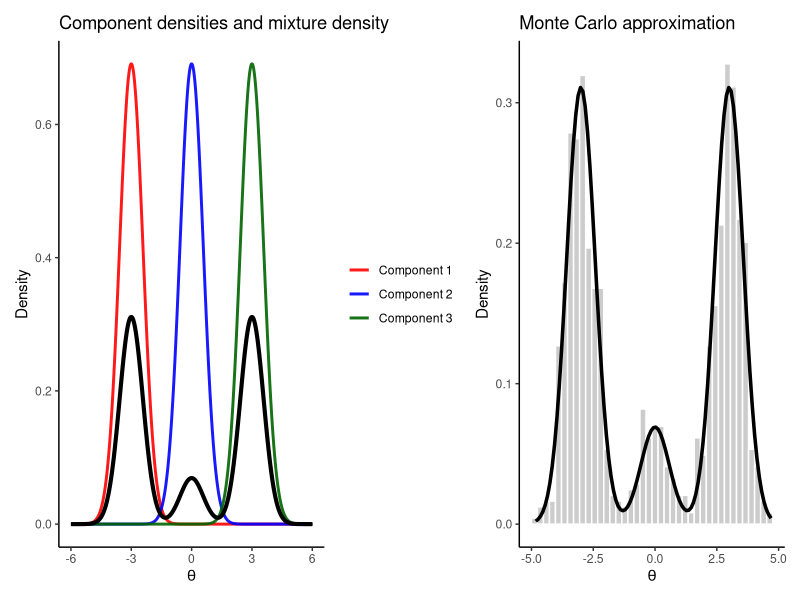
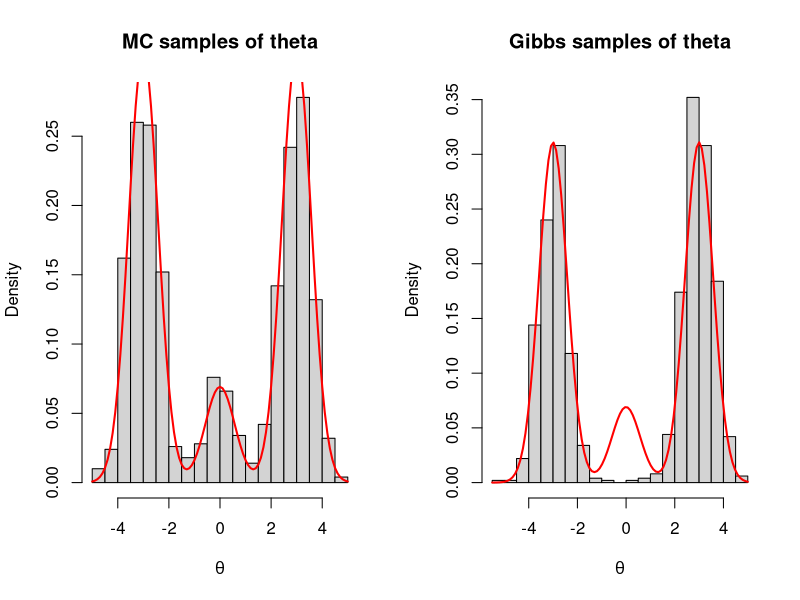
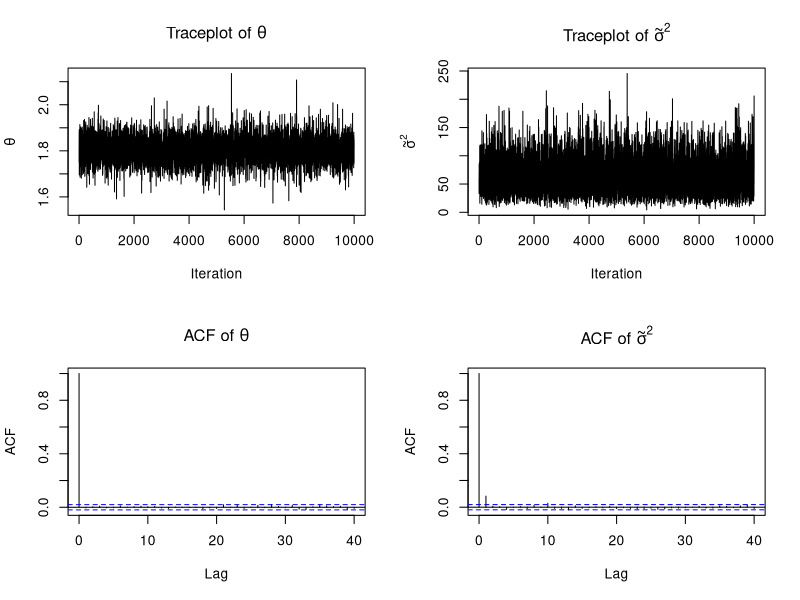

Recreate these plots in R, in order.
## ---- chunk 1

library(ggplot2)
library(patchwork)

set.seed(8310)

# --------------------------------------------------
# Parameters of the three-component mixture
# --------------------------------------------------
mu <- c(-3, 0, 3)
sigma <- sqrt(1 / 3)
p <- c(0.45, 0.10, 0.45)

# --------------------------------------------------
# Grid for exact density plots
# --------------------------------------------------
theta_grid <- seq(-6, 6, length.out = 1000)

# Unweighted component densities
f1 <- dnorm(theta_grid, mean = mu[1], sd = sigma)
f2 <- dnorm(theta_grid, mean = mu[2], sd = sigma)
f3 <- dnorm(theta_grid, mean = mu[3], sd = sigma)

# Mixture density
mix <- p[1] * f1 + p[2] * f2 + p[3] * f3

# Data frame for the exact densities
dens_df <- data.frame(
  theta = rep(theta_grid, 4),
  density = c(f1, f2, f3, mix),
  curve = factor(
    rep(c("Component 1", "Component 2", "Component 3", "Mixture"),
        each = length(theta_grid)),
    levels = c("Component 1", "Component 2", "Component 3", "Mixture")
  )
)

# --------------------------------------------------
# Monte Carlo samples from the mixture
# --------------------------------------------------
n_mc <- 1000
delta_mc <- sample(1:3, size = n_mc, replace = TRUE, prob = p)
theta_mc <- rnorm(n_mc, mean = mu[delta_mc], sd = sigma)

mc_df <- data.frame(theta = theta_mc)

# --------------------------------------------------
# Plot 1: component densities + mixture density
# --------------------------------------------------
p1 <- ggplot() +
  geom_line(
    data = subset(dens_df, curve != "Mixture"),
    aes(x = theta, y = density, color = curve),
    linewidth = 1,
    alpha = 0.9
  ) +
  geom_line(
    data = subset(dens_df, curve == "Mixture"),
    aes(x = theta, y = density),
    linewidth = 1.4,
    color = "black"
  ) +
  scale_color_manual(values = c(
    "Component 1" = "red",
    "Component 2" = "blue",
    "Component 3" = "darkgreen"
  )) +
  labs(
    title = "Component densities and mixture density",
    x = expression(theta),
    y = "Density",
    color = NULL
  ) +
  theme_classic()

# --------------------------------------------------
# Plot 2: Monte Carlo approximation
# --------------------------------------------------
p2 <- ggplot(mc_df, aes(x = theta)) +
  geom_histogram(
    aes(y = after_stat(density)),
    bins = 40,
    fill = "grey80",
    color = "white"
  ) +
  geom_function(
    fun = function(x) {
      p[1] * dnorm(x, mean = mu[1], sd = sigma) +
      p[2] * dnorm(x, mean = mu[2], sd = sigma) +
      p[3] * dnorm(x, mean = mu[3], sd = sigma)
    },
    linewidth = 1.2,
    color = "black"
  ) +
  labs(
    title = "Monte Carlo approximation",
    x = expression(theta),
    y = "Density"
  ) +
  theme_classic()

# --------------------------------------------------
# Combine the two plots
# --------------------------------------------------
p1 + p2
## ---- chunk 2
set.seed(8310)

# Parameters
mu <- c(-3, 0, 3)
sigma <- sqrt(1/3)
p <- c(0.45, 0.10, 0.45)

# Function to sample from the mixture distribution
sample_mixture <- function(n) {
  delta <- sample(1:3, size = n, replace = TRUE, prob = p)
  theta <- rnorm(n, mean = mu[delta], sd = sigma)
  data.frame(delta = delta, theta = theta)
}

# Gibbs sampler
gibbs_sampler <- function(n) {
  delta <- numeric(n)
  theta <- numeric(n)

  # Initialize
  delta[1] <- sample(1:3, size = 1, replace = TRUE, prob = p)
  theta[1] <- rnorm(1, mean = mu[delta[1]], sd = sigma)

  for (i in 2:n) {
    prob <- p * dnorm(theta[i-1], mean = mu, sd = sigma)
    prob <- prob / sum(prob)
    delta[i] <- sample(1:3, size = 1, replace = TRUE, prob = prob)

    theta[i] <- rnorm(1, mean = mu[delta[i]], sd = sigma)
  }

  data.frame(delta = delta, theta = theta)
}

# Generate samples
mc_samples <- sample_mixture(1000)
mcmc_samples <- gibbs_sampler(1000)

# Plotting
par(mfrow = c(1, 2))

hist(mc_samples$theta, breaks = 30, probability = TRUE,
     main = "MC samples of theta", xlab = expression(theta))
curve(p[1] * dnorm(x, mean = mu[1], sd = sigma) +
      p[2] * dnorm(x, mean = mu[2], sd = sigma) +
      p[3] * dnorm(x, mean = mu[3], sd = sigma),
      add = TRUE, col = "red", lwd = 2)

hist(mcmc_samples$theta, breaks = 30, probability = TRUE,
     main = "Gibbs samples of theta", xlab = expression(theta))
curve(p[1] * dnorm(x, mean = mu[1], sd = sigma) +
      p[2] * dnorm(x, mean = mu[2], sd = sigma) +
      p[3] * dnorm(x, mean = mu[3], sd = sigma),
      add = TRUE, col = "red", lwd = 2)
## ---- chunk 3
library(coda)
set.seed(8310)

# Data and prior hyperparameters
mu0 <- 1.9
t20 <- 0.95^2
s20 <- 0.01
nu0 <- 1
y <- c(1.64, 1.70, 1.72, 1.74, 1.82, 1.82, 1.82, 1.90, 2.08)

mean.y <- mean(y)
var.y <- var(y)
n <- length(y)

# Gibbs sampler

S <- 10000
PHI <- matrix(NA, nrow = S, ncol = 2)
phi <- c(mean.y, 1 / var.y)
PHI[1, ] <- phi

for (s in 2:S) {
  mun <- (mu0/t20 + n*mean.y*phi[2]) / (1/t20 + n*phi[2])
  t2n <- 1 / (1/t20 + n*phi[2])
  phi[1] <- rnorm(1, mean = mun, sd = sqrt(t2n))

  nun <- nu0 + n
  s2n <- (nu0*s20 + (n-1)*var.y + n*(mean.y - phi[1])^2) / nun
  phi[2] <- rgamma(1, shape = nun/2, rate = nun*s2n/2)

  PHI[s, ] <- phi
}

colnames(PHI) <- c("theta", "sigma2_inv")
## ---- chunk 4
par(mfrow = c(2, 2))

plot(PHI[, "theta"], type = "l",
     main = expression("Traceplot of " * theta),
     xlab = "Iteration", ylab = expression(theta))

plot(PHI[, "sigma2_inv"], type = "l",
     main = expression("Traceplot of " * tilde(sigma)^2),
     xlab = "Iteration", ylab = expression(tilde(sigma)^2))

acf(PHI[, "theta"], main = expression("ACF of " * theta))
acf(PHI[, "sigma2_inv"], main = expression("ACF of " * tilde(sigma)^2))

coda::effectiveSize(PHI[, "theta"])
coda::effectiveSize(PHI[, "sigma2_inv"])
